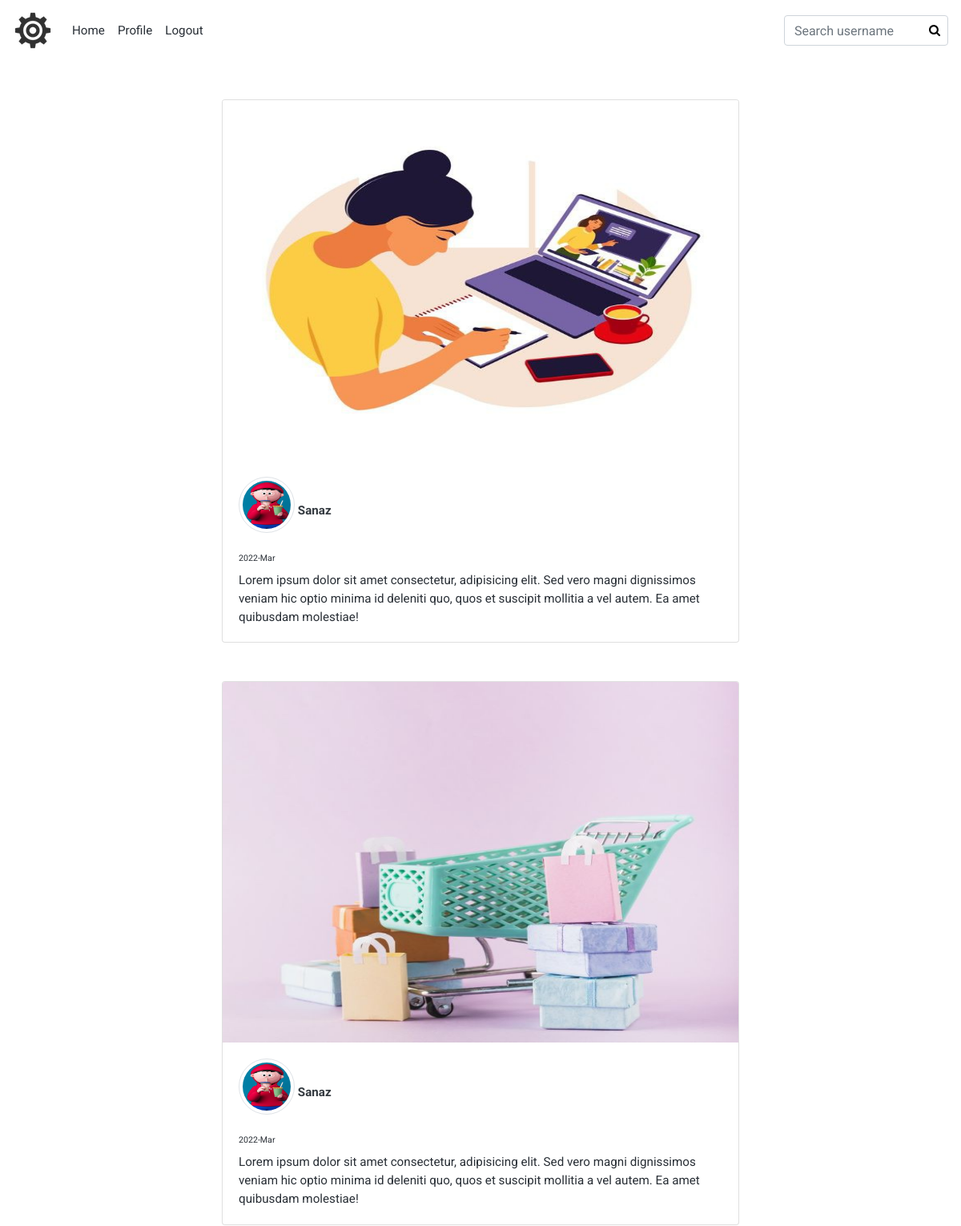
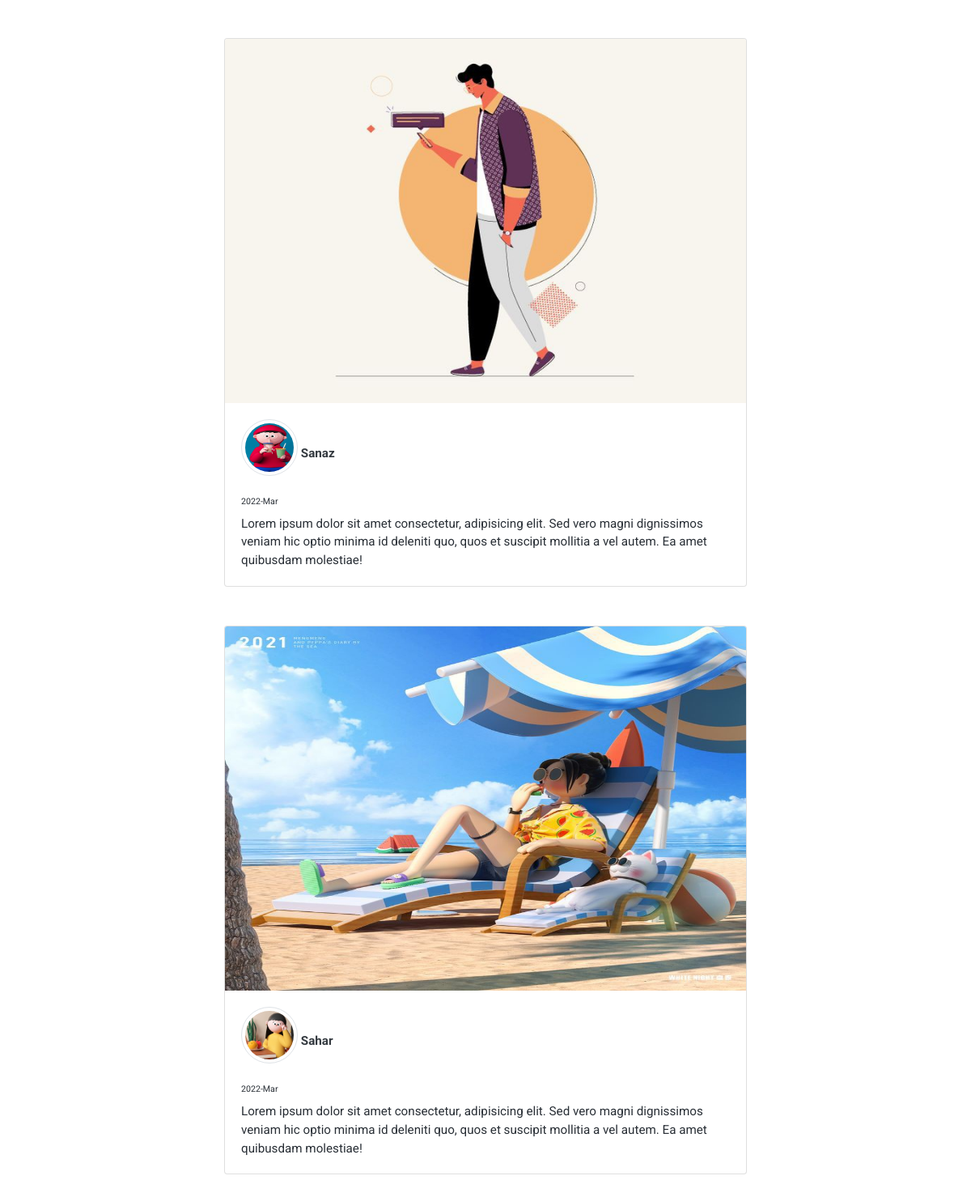
The page / (signed in) on the database its author committed (2 pictures, top to bottom).
### home/models.py (models this page shows, shortened)
class Post(models.Model):
    def generate_filename(self, filename):
        name = "PostUploads/%s/%s" % (self.user.username, filename)
        return name
    user = models.ForeignKey(User, on_delete=models.CASCADE, related_name='userpostes')
    image = models.ImageField(upload_to=generate_filename)
    caption = models.CharField(max_length=350)
    slug = models.SlugField()
    created = models.DateTimeField(auto_now_add=True)
    updated = models.DateTimeField(auto_now=True)
    class Meta:
        ordering = ('-created',)
    def image_tag(self):
        return format_html(
            f"<img src={self.image.url} width='100' height='75' style='border-radius:5px;'>")
    image_tag.short_description = "PostImage"

### account/models.py (models this page shows, shortened)
class Profile(models.Model):
    user = models.OneToOneField(User, on_delete=models.CASCADE)
    bio = models.CharField(max_length= 250 ,null=True, blank=True)
    avatar = models.ImageField(blank=True, null=True, upload_to='avatar')

### home/views.py (the view)
# urls.py: path('', views.HomeView.as_view(), name='home'),
class HomeView(LoginRequiredMixin, View):
    def get(self, request):
        relation = Relation.objects.filter(from_user=request.user)
        users = []
        for rel in relation:
            users.append(rel.to_user)
        context = {
            'users': users
        }
        return render(request, 'home/index.html', context)

### home/templates/home/index.html (shortened to what this page needs)
{% extends 'base.html' %}
{% load static %}
{% block content %}
<div class="row m-5">
    <div class="col-md-2"></div>
    <div class="col-md-8">
        {% for user in users %}
            {% with posts=user.userpostes.all %}
                {% for post in posts %}
                <div class="card mb-5">
                    <img src="{{ post.image.url }}" class="img-fluid card-img-top" style="height: 450px;">
                    <div class="card-body">
                        {% if post.user.profile.avatar %}
                        <img src="{{ post.user.profile.avatar.url }}" class="img-thumbnail img-fluid rounded-circle mb-3"
                            style="width: 70px; height: 70px;">
                        {% else %}
                        <img src="{% static 'img/Avatar.png' %}" class="img-thumbnail img-fluid rounded-circle d-block mb-3"
                            style="width: 70px; height: 70px;">
                        {% endif %}
                        <a href="{% url 'account:user_profile' post.user.id %}" class="card-link"><strong
                                class="text-center text-dark mb-4">{{ post.user.username }}</strong></a>
                        <small class="d-block py-2">{{ post.updated|date:"Y-M" }}</small>
                        <p class="card-text">{{ post.caption }}</p>
                    </div>
                </div>
                {% endfor %}
            {% endwith %}
        {% endfor %}
    </div>
    <div class="col-md-2"></div>
</div>
{% endblock %}

### templates/base.html (shortened to what this page needs)
{% load static %}
<!DOCTYPE html>
<html lang="en">
<head>
    <link rel="stylesheet" href="{% static 'css/bootstrap.css' %}">
    <link rel="stylesheet" href="{% static 'css/style.css' %}">
    <link rel="stylesheet" href="{% static 'font-awesome-4.7.0/css/font-awesome.min.css' %}">
</head>
<body>
    {% include 'include/navbar.html' %}
    <div class="container">
        {% block content %}{% endblock %}
    </div>
</body>
</html>

### templates/include/navbar.html (shortened to what this page needs)
{% load static %}
<nav class="navbar navbar-expand-lg px-3" id="navBar">
    <a href="{% url 'home:home' %}" class="navbar-brand">
        <img src="{% static 'img/gearLogo.png' %}" alt="Logo">
    </a>
    <div class="collapse navbar-collapse" id="myNav">
        <ul class="navbar-nav">
            <li class="nav-item active"><a href="{% url 'home:home' %}" class="nav-link">Home</a></li>
            {% if request.user.is_authenticated %}
                <li class="nav-item"><a href="{% url 'account:user_profile' request.user.id %}" class="nav-link">Profile</a></li>
                <li class="nav-item"><a href="{% url 'account:user_logout' %}" class="nav-link">Logout</a></li>
            {% else %}
                <li class="nav-item"><a href="{% url 'account:user_login' %}" class="nav-link">Login</a></li>
                <li class="nav-item"><a href="{% url 'account:user_register' %}" class="nav-link">Register</a></li>
            {% endif %}
        </ul>
    </div>
    <div class="nav-icons">
        {% include 'include/search.html' %}
    </div>
</nav>

### templates/include/search.html
    <form action="{% url 'account:user_search' %}" method="get" class="d-flex">
        <input type="text" class="form-control search_field" placeholder="Search username" value="{{ request.GET.search }}" name="search"/>
        <button type="submit" class="search"><i class="fa fa-search"></i></button>
    </form>

### static/css/style.css (style rules this page uses)
:root { --mainBlue: #40ACF1; --transparentBlue: rgba(64, 172, 241, 0.7); --mainWhite: #FFFFFF; --mainBlack: #292F36; --mainGrey: rgb(216, 214, 214); --mainYellow: #e3b505; }
body { margin: 0; padding: 0; font-family: 'Roboto', sans-serif; color: var(--mainBlack); background: var(--mainWhite); max-width: 100%; height: auto; font-size: 0.95rem; }
a { text-decoration: none; }
.navbar { background: var(--mainWhite); }
.nav-link { color: var(--mainBlack); }
small { font-size: 70%; }
.search_field { display: inline; }
.search { border: none; background: none; display: inline; margin-left: -30px; }

### rows shown on the page
Post: image (picture), user.profile.avatar (picture), user.username "Sanaz", updated "2022-Mar", caption "Lorem ipsum dolor sit amet consectetur, adipisicing elit. Sed vero magni dignissimos veniam hic optio minima id deleniti quo, quos et suscipit mollitia a vel autem. Ea amet quibusdam molestiae!"
Post: image (picture), user.profile.avatar (picture), user.username "Sanaz", updated "2022-Mar", caption "Lorem ipsum dolor sit amet consectetur, adipisicing elit. Sed vero magni dignissimos veniam hic optio minima id deleniti quo, quos et suscipit mollitia a vel autem. Ea amet quibusdam molestiae!"
Post: image (picture), user.profile.avatar (picture), user.username "Sanaz", updated "2022-Mar", caption "Lorem ipsum dolor sit amet consectetur, adipisicing elit. Sed vero magni dignissimos veniam hic optio minima id deleniti quo, quos et suscipit mollitia a vel autem. Ea amet quibusdam molestiae!"
Post: image (picture), user.profile.avatar (picture), user.username "Sahar", updated "2022-Mar", caption "Lorem ipsum dolor sit amet consectetur, adipisicing elit. Sed vero magni dignissimos veniam hic optio minima id deleniti quo, quos et suscipit mollitia a vel autem. Ea amet quibusdam molestiae!"
